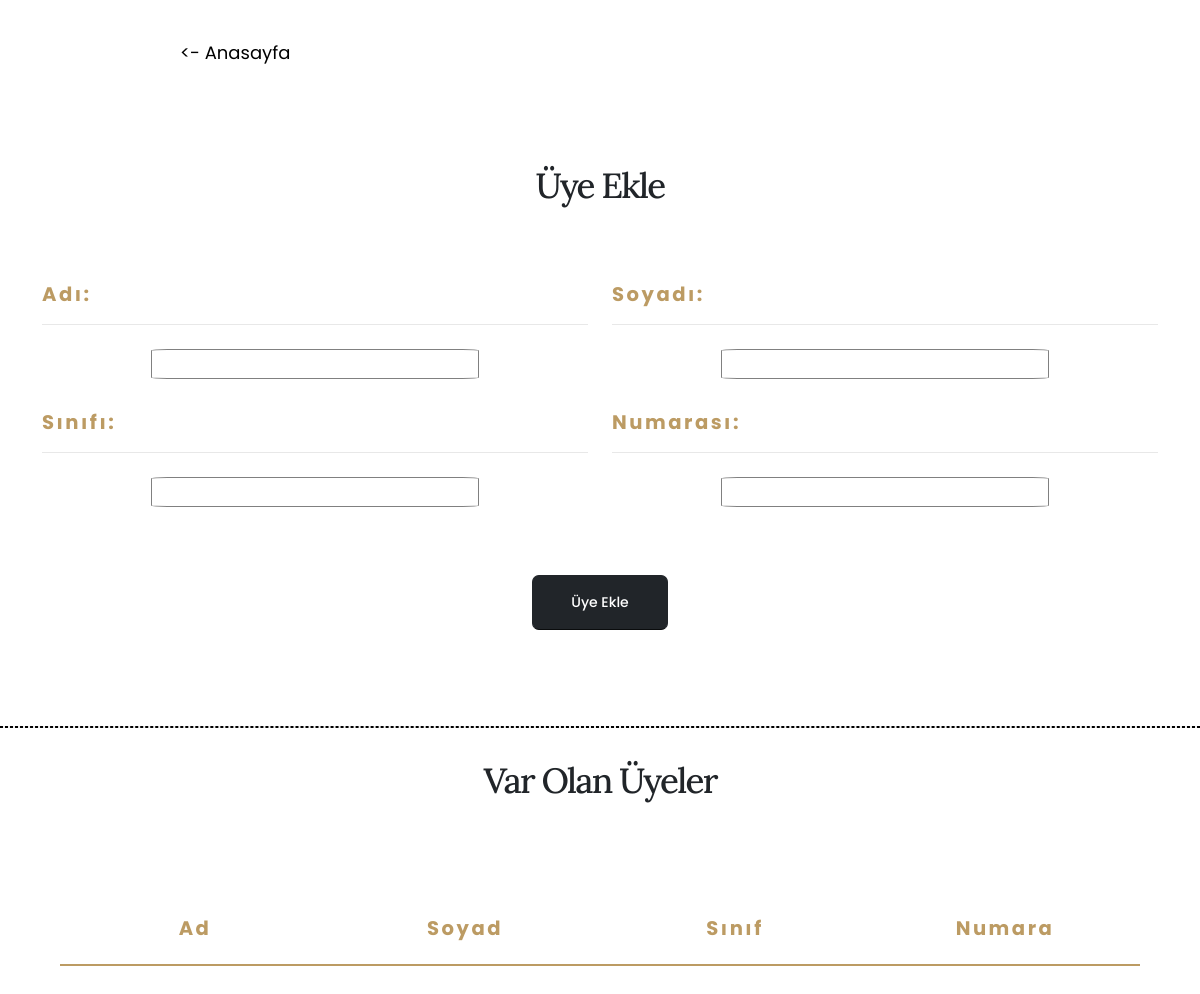
Before: /add-member with the older database file.
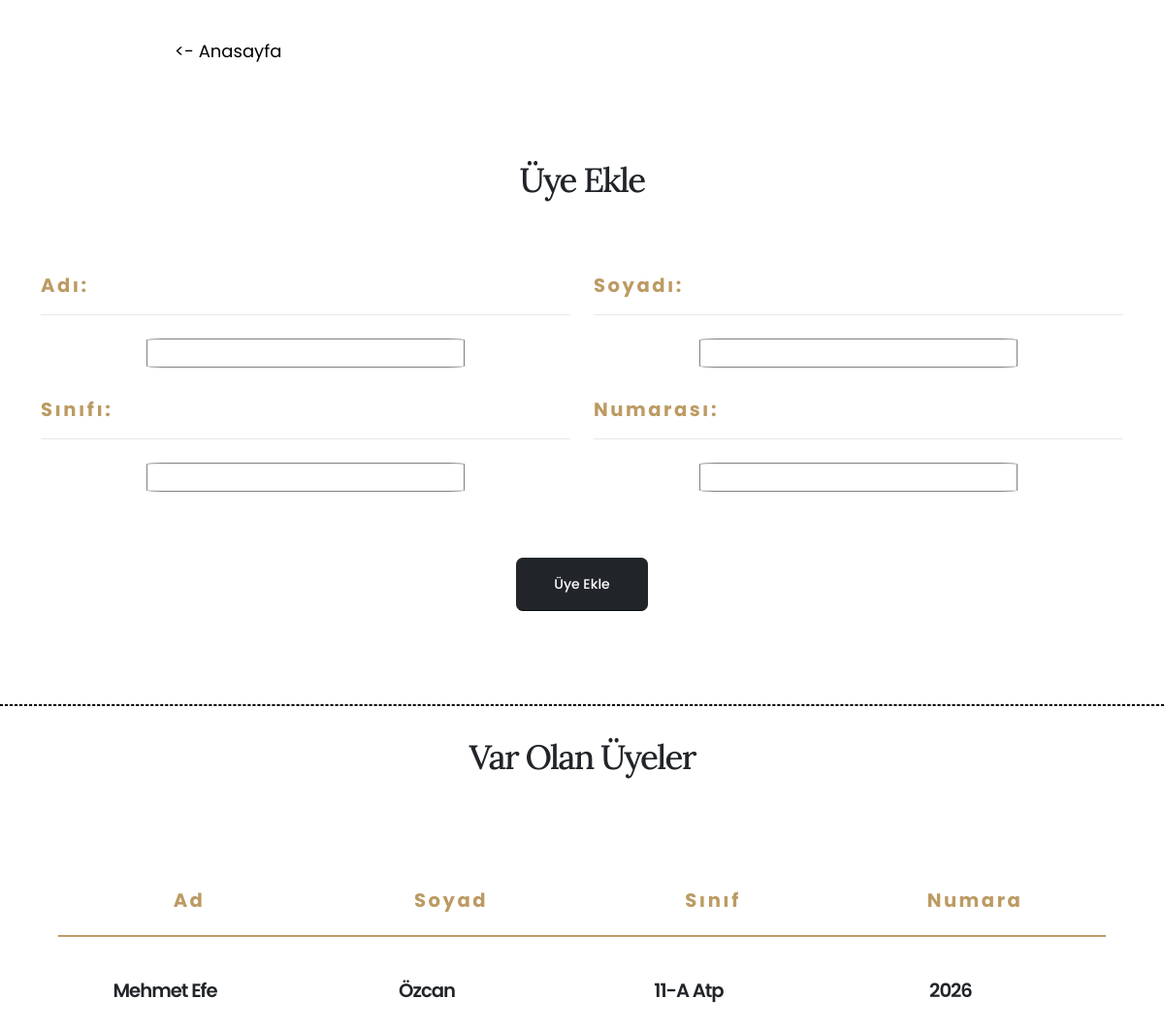
After: the same page with the newer database file.
### main.py (models this page shows)
class members(db.Model):
    id = db.Column(db.Integer, primary_key=True)
    name = db.Column(db.String(50), nullable=False)
    surname = db.Column(db.String(50), nullable=False)
    classroom = db.Column(db.String(10), nullable=False)
    no = db.Column(db.String(10), nullable=False)

### main.py (the view, shortened to what this page needs)
@app.route("/add-member", methods=["POST", "GET"])
def memberPage():
    _members = members.query.all()
    return render_template("addMember.html", members=_members)

### templates/addMember.html (shortened to what this page needs)
<!DOCTYPE html>
<html lang="en">
  <head>
    <link rel="stylesheet" href="../static/css/bootstrap.min.css" />
    <link rel="stylesheet" href="../static/css/all.min.css" />
    <link rel="stylesheet" href="../static/css/animate.compat.css" />
    <link rel="stylesheet" href="../static/css/simple-line-icons.min.css" />
    <link rel="stylesheet" href="../static/css/owl.carousel.min.css" />
    <link rel="stylesheet" href="../static/css/owl.theme.default.min.css" />
    <link rel="stylesheet" href="../static/css/magnific-popup.min.css" />
    <link rel="stylesheet" href="../static/css/theme.css" />
    <link rel="stylesheet" href="../static/css/theme-elements.css" />
    <link rel="stylesheet" href="../static/css/theme-blog.css" />
    <link rel="stylesheet" href="../static/css/theme-shop.css" />
    <link rel="stylesheet" href="../static/css/demo-restaurant.css" />
    <link
      id="skinCSS"
      rel="stylesheet"
      href="../static/css/skin-restaurant.css"
    />
    <link rel="stylesheet" href="../static/css/custom.css" />
    <link href="../static/css/all.min.css" rel="stylesheet" type="text/css" />
    <link rel="stylesheet" href="../static/css/style.css" />
  </head>
  <body>
    <div style="margin-left: 180px; margin-top: 40px">
      <a
        href="/home"
        style="font-size: large; text-decoration: none; color: black"
        ><- Anasayfa</a
      >
    </div>
    <form action="" method="post">
      <div class="container py-5 my-5" id="books">
        <div class="row justify-content-center mb-5">
          <div class="col-lg-10 text-center">
            <h3
              class="text-color-dark text-transform-none text-9 line-height-3 font-weight-medium mb-4"
            >
              Üye Ekle
            </h3>
          </div>
        </div>
        <div class="row">
          <div class="col-lg-6 mb-4 mb-lg-0">
            <section>
              <h4
                style="color: #bc9b63"
                class="font-weight-bold positive-ls-3 mb-3"
              >
                Adı:
              </h4>
              <hr
                class="custom-divider-size-1 bg-color-grey-scale-2 mt-2 mb-4"
              />
              <div class="member-div">
                <input class="member-inp" type="text" name="memberName" id="" />
              </div>
            </section>
            <section style="margin-top: 30px">
              <h4
                style="color: #bc9b63"
                class="font-weight-bold positive-ls-3 mb-3"
              >
                Sınıfı:
              </h4>
              <hr
                class="custom-divider-size-1 bg-color-grey-scale-2 mt-2 mb-4"
              />
              <div class="member-div">
                <input class="member-inp" type="text" name="classroom" id="" />
              </div>
            </section>
          </div>
          <div class="col-lg-6 mb-4 mb-lg-0">
            <section>
              <h4
                style="color: #bc9b63"
                class="font-weight-bold positive-ls-3 mb-3"
              >
                Soyadı:
              </h4>
              <hr
                class="custom-divider-size-1 bg-color-grey-scale-2 mt-2 mb-4"
              />
              <div class="member-div">
                <input
                  class="member-inp"
                  type="text"
                  name="memberSurname"
                  id=""
                />
              </div>
            </section>
            <section style="margin-top: 30px">
              <h4
                style="color: #bc9b63"
                class="font-weight-bold positive-ls-3 mb-3"
              >
                Numarası:
              </h4>
              <hr
                class="custom-divider-size-1 bg-color-grey-scale-2 mt-2 mb-4"
              />
              <div class="member-div">
                <input
                  class="member-inp"
                  type="number"
                  name="memberNumber"
                  id=""
                />
              </div>
            </section>
          </div>
        </div>
        <div class="row pt-2" style="margin-top: 60px">
          <div class="col text-center">
            <input
              type="submit"
              value="Üye Ekle"
              name="btn"
              class="btn btn-dark custom-btn-style-1 font-weight-medium text-3 btn-px-5 py-3"
            />
          </div>
        </div>
      </div>
    </form>
    <hr style="border: 1px black dashed" />
    <div style="margin-top: 30px">
      <div class="row justify-content-center mb-5">
        <div class="col-lg-10 text-center">
          <h3
            class="text-color-dark text-transform-none text-9 line-height-3 font-weight-medium mb-4"
          >
            Var Olan Üyeler
          </h3>
        </div>
      </div>
      <main style="display: flex; flex-direction: column; margin-bottom: 50px">
        <div
          style="
            width: 90%;
            margin: 0 auto;
            text-align: center;
            justify-content: center;
            align-items: center;
            padding-top: 40px;
            display: flex;
            flex-direction: row;
          "
        >
          <article style="width: 100%">
            <div>
              <h4
                style="color: #bc9b63"
                class="font-weight-bold positive-ls-3 mb-3"
              >
                Ad
              </h4>
              <hr style="color: #bc9b63; border: solid 1px" />
            </div>
          </article>
          <article style="width: 100%">
            <div>
              <h4
                style="color: #bc9b63"
                class="font-weight-bold positive-ls-3 mb-3"
              >
                Soyad
              </h4>
              <hr style="color: #bc9b63; border: solid 1px" />
            </div>
          </article>
          <article style="width: 100%">
            <div>
              <h4
                style="color: #bc9b63"
                class="font-weight-bold positive-ls-3 mb-3"
              >
                Sınıf
              </h4>
              <hr style="color: #bc9b63; border: solid 1px" />
            </div>
          </article>
          <article style="width: 100%">
            <div>
              <h4
                style="color: #bc9b63"
                class="font-weight-bold positive-ls-3 mb-3"
              >
                Numara
              </h4>
              <hr style="color: #bc9b63; border: solid 1px" />
            </div>
          </article>
        </div>
        {% for member in members %}
        <div
          style="
            width: 90%;
            margin: 0 auto;
            text-align: center;
            justify-content: center;
            align-items: center;
            padding-top: 20px;
            display: flex;
            flex-direction: row;
          "
        >
          <article style="width: 60%; margin-right: 50px">
            <div>
              <h4 style="word-break: break-all">{{member.name}}</h4>
            </div>
          </article>
          <article style="width: 60%; margin-right: 50px">
            <div>
              <h4 style="word-break: break-all">{{member.surname}}</h4>
            </div>
          </article>
          <article style="width: 60%; margin-right: 50px">
            <div>
              <h4 style="word-break: break-all">{{member.classroom}}</h4>
            </div>
          </article>
          <article style="width: 60%; margin-right: 50px">
            <div>
              <h4 style="word-break: break-all">{{member.no}}</h4>
            </div>
          </article>
        </div>
        {% endfor %}
      </main>
    </div>
  </body>
</html>

### static/css/demo-restaurant.css (style rules this page uses)
h1, h2, h3 { font-family: "Lora", serif; }
.custom-btn-style-1 { position: relative; border-radius: 7px; padding: 10px 20px; transition: ease transform 300ms; }
.custom-btn-style-1:before { content: ''; position: absolute; top: 0; left: 0; width: 100%; height: 100%; background: inherit; opacity: 0.4; border-radius: inherit; transform: translate3d(5px, 5px, 0); transition: ease transform 300ms; z-index: 0; }
.custom-divider-size-1 { height: 3px; }

### static/css/style.css (style rules this page uses)
.member-inp { border: 1px gray solid; border-radius: 5%; width: 60%; padding-left: 5px; padding-right: 5px; text-align: center; }
.member-div { text-align: center; }

Changed rows visible on the page:
added members: name "Mehmet Efe", surname "Özcan", classroom "11-A Atp", no "2026"
